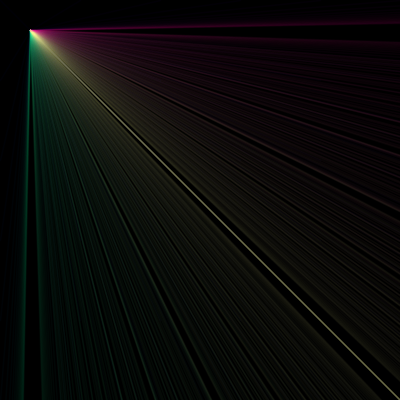
Frame 1 (no input)
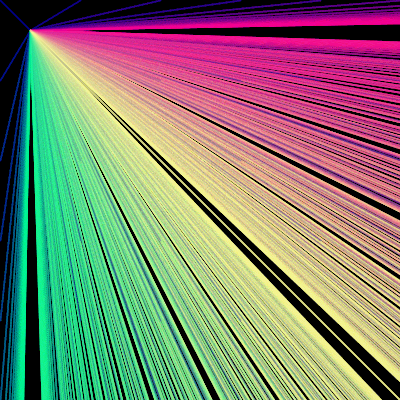
Frame 60 (the mouse pressed at the canvas centre just before this capture)
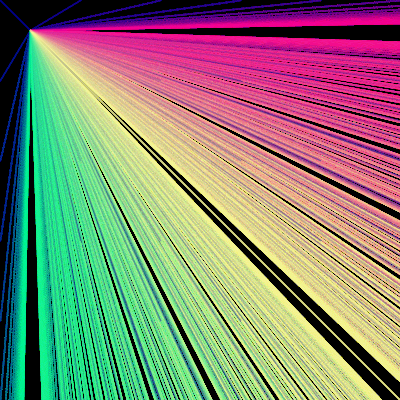
Frame 120 (the mouse held since frame 60 and released just before this capture)

The Processing sketch that drew these frames (run headless with seeded random() and noise(); from frame 60 on, the mouse is pressed at the canvas centre):

// Processing sketch: processing_167484
// ── processing_167484.pde

void setup()
{
size(400,400);
smooth();
background(0);
}

void draw ()  
{
for (int a =0; a<=width; a+=20)//setting value for a
{
for (int b =0; b<=height; b+=20)//setting value for b
{
stroke(a,b,150,10);//set colour of lines
strokeWeight(1.5);
line(a*4,b*4,30,30);
}   
}
}
